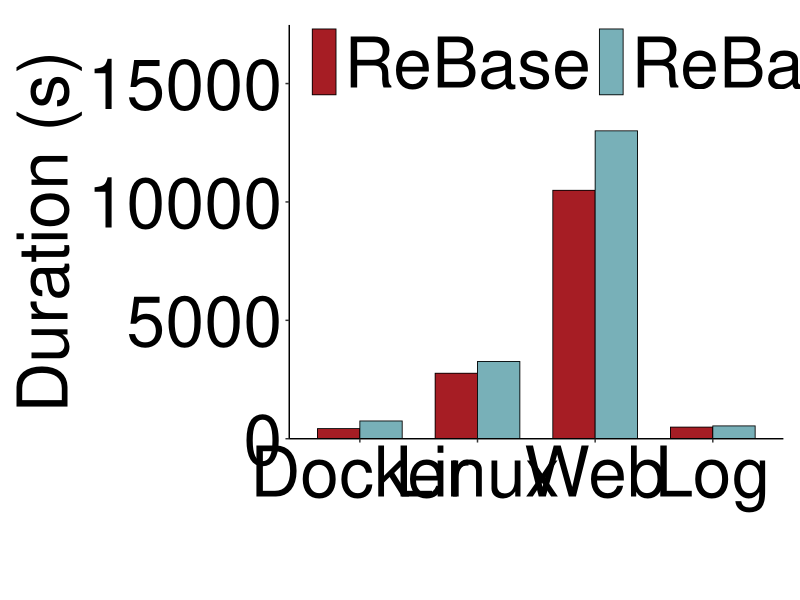

Here is the R script that generated this plot:
library(ggplot2)
library(grid)

get_script_dir <- function() {
  args <- commandArgs(trailingOnly = FALSE)
  file_arg <- "--file="
  script_arg <- args[startsWith(args, file_arg)]

  if (length(script_arg) > 0) {
    return(dirname(normalizePath(sub(file_arg, "", script_arg[1]))))
  }

  if (requireNamespace("rstudioapi", quietly = TRUE) && rstudioapi::isAvailable()) {
    context <- rstudioapi::getActiveDocumentContext()
    if (nzchar(context$path)) {
      return(dirname(normalizePath(context$path)))
    }
  }

  normalizePath(getwd())
}

export_dir <- get_script_dir()

# Fill in the four rows below. Each row is one group, and the two columns are:
# ReBase, ReBase-S.
plot_data <- data.frame(
  group = c("Docker", "Linux", "Web", "Log"),
  ReBase = c(429, 2766, 10493, 491),     # TODO: replace with your data
  `ReBase-S` = c(750, 3263, 13004, 542), # TODO: replace with your data
  check.names = FALSE
)

method_labels <- c("ReBase", "ReBase-S")
method_colors <- c(
  "ReBase" = "#A61D24",
  "ReBase-S" = "#78B0B8"
)

create_three_method_barplot <- function(
    data,
    group_col = "group",
    method_labels = c("ReBase", "ReBase-S"),
    fill_colors = c("ReBase" = "#A61D24", "ReBase-S" = "#78B0B8"),
    x_label = "",
    y_label = "Value",
    axis_text_size = 50,
    axis_title_size = 50,
    legend_text_size = 50,
    show_data_labels = FALSE,
    data_label_size = 10,
    y_max_multiplier = 1.20,
    bar_width = 0.72
) {
  long_df <- reshape(
    data,
    varying = method_labels,
    v.names = "value",
    timevar = "method",
    times = method_labels,
    direction = "long"
  )
  long_df[[group_col]] <- factor(long_df[[group_col]], levels = data[[group_col]])
  long_df$method <- factor(long_df$method, levels = method_labels)

  finite_values <- long_df$value[is.finite(long_df$value)]
  if (length(finite_values) == 0) {
    stop("No finite values found in plot_data. Fill in the data before plotting.")
  }
  value_max <- max(c(0, finite_values), na.rm = TRUE)
  y_max <- if (value_max > 0) value_max * y_max_multiplier else 1

  p <- ggplot(long_df, aes(x = .data[[group_col]], y = value, fill = method)) +
    geom_col(
      position = position_dodge(width = bar_width),
      width = bar_width,
      color = "black",
      linewidth = 0.3
    ) +
    scale_fill_manual(
      name = NULL,
      values = fill_colors,
      breaks = method_labels,
      labels = method_labels,
      guide = guide_legend(
        nrow = 1,
        byrow = TRUE,
        keyheight = unit(18, "pt"),
        keywidth = unit(18, "pt")
      )
    ) +
    scale_y_continuous(
      expand = expansion(mult = c(0, 0.12)),
      limits = c(0, y_max)
    ) +
    labs(x = x_label, y = paste(" ", y_label, " ")) +
    theme_classic() +
    theme(
      axis.text.x = element_text(size = axis_text_size, color = "black"),
      axis.text.y = element_text(size = axis_text_size, color = "black"),
      axis.title.x = element_text(size = axis_title_size, color = "black"),
      axis.title.y = element_text(size = axis_title_size, color = "black", hjust = 0.5),
      legend.position = c(0.03, 1.01),
      legend.justification = c(0, 1),
      legend.direction = "horizontal",
      legend.text = element_text(size = legend_text_size, color = "black"),
      legend.title = element_blank(),
      legend.background = element_blank(),
      legend.key = element_blank(),
      legend.spacing.x = unit(10, "pt"),
      plot.margin = margin(t = 18, r = 12, b = 12, l = 12, unit = "pt")
    )

  if (show_data_labels) {
    p <- p + geom_text(
      aes(label = round(value, 2)),
      position = position_dodge(width = bar_width),
      vjust = -0.25,
      size = data_label_size
    )
  }

  p
}

p <- create_three_method_barplot(
  data = plot_data,
  method_labels = method_labels,
  fill_colors = method_colors,
  x_label = "",
  y_label = "Duration (s)",
  show_data_labels = FALSE # Change to TRUE if labels above bars are needed.
)

output_file <- file.path(export_dir, "overall.pdf")
message("Writing plot to: ", output_file)

cairo_pdf(
  output_file,
  width = 12,
  height = 5
)
print(p)
dev.off()
